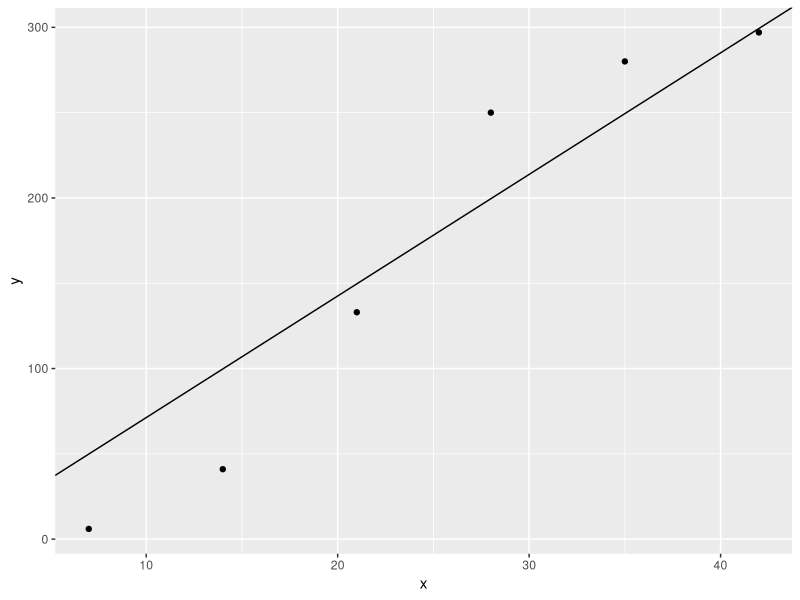
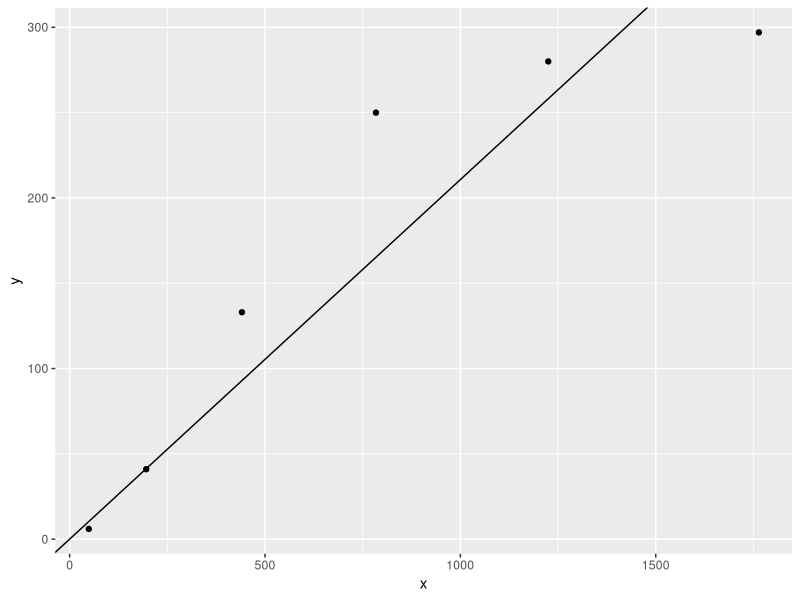
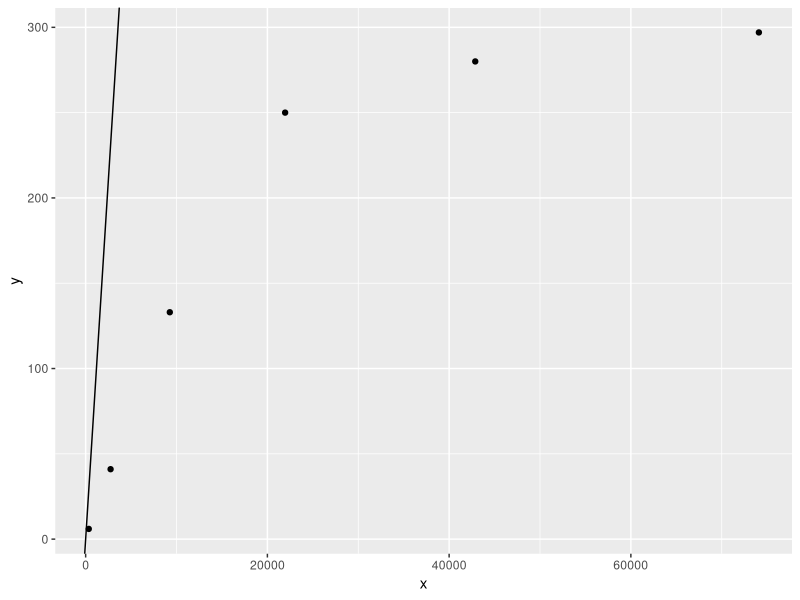

These figures' R source, in order:
## ---- chunk 1
knitr::opts_chunk$set(echo = TRUE)
## ---- chunk 2
library(ggplot2)
## ---- chunk 3
x <- c(7, 14, 21, 28, 35, 42)
y <- c(6, 41, 133, 250, 280, 297)
## ---- chunk 4
x <- c(7, 14, 21, 28, 35, 42) 


t = 0.2

iterations.estimate <- log(t / (42)) / log(0.618)
iter <- round(iterations.estimate, 0)
iter
## ---- chunk 5
error.model <- function(c){
  
  f.c <- abs(6 - 7 * c) + abs(41 - 14  * c) + abs(133 - 21 * c) + abs(250 - 28 * c) + abs(280 - 31 * c) + abs(297 - 42 * c)
  return(f.c)
  
}
## ---- chunk 6
r = 0.618

a = 42
b = 0

x1 <- a + (1 - r) * (b - a)
x2 <- a + r * (b - a)

error.model(x1)
error.model(x2)
## ---- chunk 7
golden.endpoints <- function(endpoints){
  x1 <- endpoints[1] + (1 - r) * (endpoints[2] - endpoints[1])
  x2 <- endpoints[1] + r * (endpoints[2] - endpoints[1])  
  endpoints <- c(x1, x2)
  return(endpoints)
}
## ---- chunk 8
test.endpoints <-function(endpoints, old.endpoints){
  f.x1 <- error.model(endpoints[1])
  f.x2 <- error.model(endpoints[2])
  
  if(f.x1 > f.x2){new.endpoints <- matrix(c(endpoints[1], old.endpoints[2]), nrow=1, byrow=T)} else {new.endpoints <- matrix(c(old.endpoints[1], endpoints[2]), nrow=1, byrow=T)}
  
  return(new.endpoints)
}
## ---- chunk 9
list.endpoints <- matrix(c(0, 42), nrow = 1, byrow=T) 

for (i in 1:iter) {
  new.endpoints <- golden.endpoints(list.endpoints[i,])
  new.endpoints <- test.endpoints(new.endpoints, list.endpoints[i,])
  list.endpoints <- rbind(list.endpoints, new.endpoints)
}
list.endpoints
## ---- chunk 10
slope <- mean(list.endpoints[iter+1,])
slope
## ---- chunk 11
data <- as.data.frame(cbind(x, y))

ggplot(data, aes(x=x, y=y)) + geom_point() + geom_abline(slope = slope, intercept = 0)
## ---- chunk 12
x <- c(7, 14, 21, 28, 35, 42) ** 2


t = 0.2

iterations.estimate <- log(t / (1764)) / log(0.618)
iter <- round(iterations.estimate, 0)
iter
## ---- chunk 13
error.model <- function(c){
  
  f.c <- abs(6 - 49 * c) + abs(41 - 196  * c) + abs(133 - 441 * c) + abs(250 - 784 * c) + abs(280 - 1225 * c) + abs(297 - 1764 * c)
  return(f.c)
  
}
## ---- chunk 14
list.endpoints <- matrix(c(0, 1764), nrow = 1, byrow=T) 

for (i in 1:iter) {
  new.endpoints <- golden.endpoints(list.endpoints[i,])
  new.endpoints <- test.endpoints(new.endpoints, list.endpoints[i,])
  list.endpoints <- rbind(list.endpoints, new.endpoints)
}
list.endpoints
## ---- chunk 15
slope <- mean(list.endpoints[iter+1,])
slope
## ---- chunk 16
data <- as.data.frame(cbind(x, y))

ggplot(data, aes(x=x, y=y)) + geom_point() + geom_abline(slope = slope, intercept = 0)
## ---- chunk 17
x <- c(7, 14, 21, 28, 35, 42) ** 3


t = 0.2

iterations.estimate <- log(t / (74088)) / log(0.618)
iter <- round(iterations.estimate, 0)
iter
## ---- chunk 18
error.model <- function(c){
  
  f.c <- abs(6 - 343 * c) + abs(41 - 2744  * c) + abs(133 - 9261 * c) + abs(250 - 21952 * c) + abs(280 - 42875 * c) + abs(297 - 74088 * c)
  return(f.c)
  
}
## ---- chunk 19
list.endpoints <- matrix(c(0, 74088), nrow = 1, byrow=T) 

for (i in 1:iter) {
  new.endpoints <- golden.endpoints(list.endpoints[i,])
  new.endpoints <- test.endpoints(new.endpoints, list.endpoints[i,])
  list.endpoints <- rbind(list.endpoints, new.endpoints)
}
list.endpoints
## ---- chunk 20
slope <- mean(list.endpoints[iter+1,])
slope
## ---- chunk 21
data <- as.data.frame(cbind(x, y))

ggplot(data, aes(x=x, y=y)) + geom_point() + geom_abline(slope = slope, intercept = 0)
